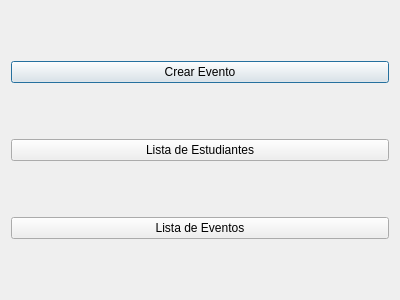
<?xml version="1.0" encoding="UTF-8"?>
<ui version="4.0">
 <class>InterfazProf</class>
 <widget class="QDialog" name="InterfazProf">
  <property name="geometry">
   <rect>
    <x>0</x>
    <y>0</y>
    <width>400</width>
    <height>300</height>
   </rect>
  </property>
  <property name="windowTitle">
   <string>Profesor</string>
  </property>
  <layout class="QVBoxLayout" name="verticalLayout">
   <item>
    <widget class="QPushButton" name="pushButton">
     <property name="text">
      <string>Crear Evento</string>
     </property>
    </widget>
   </item>
   <item>
    <widget class="QPushButton" name="pushButton_2">
     <property name="text">
      <string>Lista de Estudiantes</string>
     </property>
    </widget>
   </item>
   <item>
    <widget class="QPushButton" name="pushButton_3">
     <property name="text">
      <string>Lista de Eventos</string>
     </property>
    </widget>
   </item>
  </layout>
 </widget>
 <resources/>
 <connections/>
</ui>
